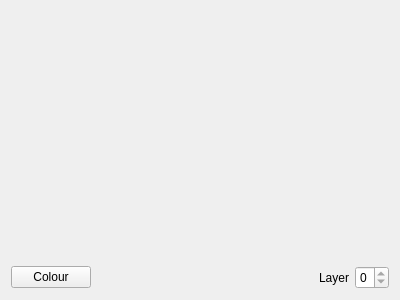
<?xml version="1.0" encoding="UTF-8"?>
<ui version="4.0">
 <class>Bitmap3DView</class>
 <widget class="QWidget" name="Bitmap3DView">
  <property name="geometry">
   <rect>
    <x>0</x>
    <y>0</y>
    <width>400</width>
    <height>300</height>
   </rect>
  </property>
  <property name="windowTitle">
   <string>Form</string>
  </property>
  <layout class="QVBoxLayout" name="verticalLayout">
   <item>
    <widget class="Bitmap2DView" name="viewer" native="true">
     <property name="sizePolicy">
      <sizepolicy hsizetype="Preferred" vsizetype="Expanding">
       <horstretch>0</horstretch>
       <verstretch>0</verstretch>
      </sizepolicy>
     </property>
    </widget>
   </item>
   <item>
    <layout class="QHBoxLayout" name="horizontalLayout">
     <item>
      <widget class="QPushButton" name="selectColor">
       <property name="text">
        <string>Colour</string>
       </property>
      </widget>
     </item>
     <item>
      <spacer name="horizontalSpacer">
       <property name="orientation">
        <enum>Qt::Horizontal</enum>
       </property>
       <property name="sizeHint" stdset="0">
        <size>
         <width>40</width>
         <height>20</height>
        </size>
       </property>
      </spacer>
     </item>
     <item>
      <widget class="QLabel" name="label">
       <property name="text">
        <string>Layer</string>
       </property>
      </widget>
     </item>
     <item>
      <widget class="QSpinBox" name="layer">
       <property name="maximum">
        <number>0</number>
       </property>
      </widget>
     </item>
    </layout>
   </item>
  </layout>
 </widget>
 <customwidgets>
  <customwidget>
   <class>Bitmap2DView</class>
   <extends>QWidget</extends>
   <header>Bitmap2DView.h</header>
   <container>1</container>
  </customwidget>
 </customwidgets>
 <resources/>
 <connections/>
</ui>
